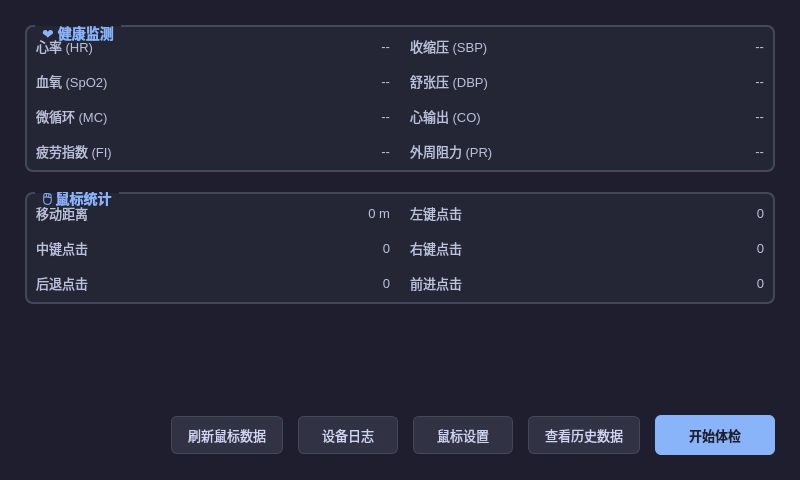
<?xml version="1.0" encoding="UTF-8"?>
<ui version="4.0">
 <class>MainWidget</class>
 <widget class="QWidget" name="MainWidget">
  <property name="geometry">
   <rect>
    <x>0</x>
    <y>0</y>
    <width>800</width>
    <height>480</height>
   </rect>
  </property>
  <property name="windowTitle">
   <string>CyMouse 数据查看工具 v1.0</string>
  </property>
  <property name="styleSheet">
   <string notr="true">
    QWidget {
        background-color: #1e1e2e;
        color: #cdd6f4;
        font-family: &quot;Segoe UI&quot;, &quot;Microsoft YaHei&quot;, sans-serif;
    }
    QGroupBox {
        border: 2px solid #45475a;
        border-radius: 8px;
        margin-top: 1.5em;
        font-weight: bold;
        color: #89b4fa;
        font-size: 14px;
        background-color: #252635;
    }
    QGroupBox::title {
        subcontrol-origin: margin;
        left: 10px;
        padding: 0 5px;
    }
    QLabel {
        color: #bac2de;
        font-size: 13px;
        background-color: transparent;
    }
    /* Value Labels Styling */
    QLabel#label_hr_value, QLabel#label_spo2_value, QLabel#label_mc_value, QLabel#label_fi_value,
    QLabel#label_sbp_value, QLabel#label_dbp_value, QLabel#label_co_value, QLabel#label_pr_value,
    QLabel#label_distance, QLabel#label_leftclick, QLabel#label_rightclick, QLabel#label_midclick,
    QLabel#label_backclick, QLabel#label_forwardclick {
        color: #a6e3a1;
        font-weight: bold;
        font-size: 16px;
        font-family: &quot;Consolas&quot;, &quot;Monaco&quot;, monospace;
    }
    QPushButton {
        background-color: #313244;
        border: 1px solid #45475a;
        border-radius: 6px;
        color: #cdd6f4;
        padding: 8px 16px;
        font-size: 13px;
    }
    QPushButton:hover {
        background-color: #45475a;
        border-color: #585b70;
    }
    QPushButton:pressed {
        background-color: #585b70;
    }
    QPushButton#btn_start {
        background-color: #89b4fa;
        color: #1e1e2e;
        font-weight: bold;
        border: none;
    }
    QPushButton#btn_start:hover {
        background-color: #b4befe;
    }
    QPushButton#btn_start:pressed {
        background-color: #74c7ec;
    }
   </string>
  </property>
  <layout class="QVBoxLayout" name="verticalLayout_main">
   <property name="spacing">
    <number>20</number>
   </property>
   <property name="leftMargin">
    <number>25</number>
   </property>
   <property name="topMargin">
    <number>25</number>
   </property>
   <property name="rightMargin">
    <number>25</number>
   </property>
   <property name="bottomMargin">
    <number>25</number>
   </property>
   
   <!-- Health Section -->
   <item>
    <widget class="QGroupBox" name="groupBox_health">
     <property name="title">
      <string>❤️ 健康监测</string>
     </property>
     <layout class="QGridLayout" name="gridLayout_health">
      <property name="verticalSpacing">
       <number>15</number>
      </property>
      <property name="horizontalSpacing">
       <number>20</number>
      </property>
      
      <!-- Row 0 -->
      <item row="0" column="0"><widget class="QLabel" name="label_hr_title"><property name="text"><string>心率 (HR)</string></property></widget></item>
      <item row="0" column="1"><widget class="QLabel" name="label_hr_value"><property name="text"><string>--</string></property><property name="alignment"><set>Qt::AlignRight|Qt::AlignVCenter</set></property></widget></item>
      <item row="0" column="2"><widget class="QLabel" name="label_sbp_title"><property name="text"><string>收缩压 (SBP)</string></property></widget></item>
      <item row="0" column="3"><widget class="QLabel" name="label_sbp_value"><property name="text"><string>--</string></property><property name="alignment"><set>Qt::AlignRight|Qt::AlignVCenter</set></property></widget></item>

      <!-- Row 1 -->
      <item row="1" column="0"><widget class="QLabel" name="label_spo2_title"><property name="text"><string>血氧 (SpO2)</string></property></widget></item>
      <item row="1" column="1"><widget class="QLabel" name="label_spo2_value"><property name="text"><string>--</string></property><property name="alignment"><set>Qt::AlignRight|Qt::AlignVCenter</set></property></widget></item>
      <item row="1" column="2"><widget class="QLabel" name="label_dbp_title"><property name="text"><string>舒张压 (DBP)</string></property></widget></item>
      <item row="1" column="3"><widget class="QLabel" name="label_dbp_value"><property name="text"><string>--</string></property><property name="alignment"><set>Qt::AlignRight|Qt::AlignVCenter</set></property></widget></item>

      <!-- Row 2 -->
      <item row="2" column="0"><widget class="QLabel" name="label_mc_title"><property name="text"><string>微循环 (MC)</string></property></widget></item>
      <item row="2" column="1"><widget class="QLabel" name="label_mc_value"><property name="text"><string>--</string></property><property name="alignment"><set>Qt::AlignRight|Qt::AlignVCenter</set></property></widget></item>
      <item row="2" column="2"><widget class="QLabel" name="label_co_title"><property name="text"><string>心输出 (CO)</string></property></widget></item>
      <item row="2" column="3"><widget class="QLabel" name="label_co_value"><property name="text"><string>--</string></property><property name="alignment"><set>Qt::AlignRight|Qt::AlignVCenter</set></property></widget></item>

      <!-- Row 3 -->
      <item row="3" column="0"><widget class="QLabel" name="label_fi_title"><property name="text"><string>疲劳指数 (FI)</string></property></widget></item>
      <item row="3" column="1"><widget class="QLabel" name="label_fi_value"><property name="text"><string>--</string></property><property name="alignment"><set>Qt::AlignRight|Qt::AlignVCenter</set></property></widget></item>
      <item row="3" column="2"><widget class="QLabel" name="label_pr_title"><property name="text"><string>外周阻力 (PR)</string></property></widget></item>
      <item row="3" column="3"><widget class="QLabel" name="label_pr_value"><property name="text"><string>--</string></property><property name="alignment"><set>Qt::AlignRight|Qt::AlignVCenter</set></property></widget></item>
     </layout>
    </widget>
   </item>

   <!-- Mouse Section -->
   <item>
    <widget class="QGroupBox" name="groupBox_mouse">
     <property name="title">
      <string>🖱️ 鼠标统计</string>
     </property>
     <layout class="QGridLayout" name="gridLayout_mouse">
      <property name="verticalSpacing">
       <number>15</number>
      </property>
      <property name="horizontalSpacing">
       <number>20</number>
      </property>
      <item row="0" column="0"><widget class="QLabel" name="label"><property name="text"><string>移动距离</string></property></widget></item>
      <item row="0" column="1"><widget class="QLabel" name="label_distance"><property name="text"><string>0 m</string></property><property name="alignment"><set>Qt::AlignRight|Qt::AlignVCenter</set></property></widget></item>
      
      <item row="0" column="2"><widget class="QLabel" name="label_3"><property name="text"><string>左键点击</string></property></widget></item>
      <item row="0" column="3"><widget class="QLabel" name="label_leftclick"><property name="text"><string>0</string></property><property name="alignment"><set>Qt::AlignRight|Qt::AlignVCenter</set></property></widget></item>

      <item row="1" column="0"><widget class="QLabel" name="label_7"><property name="text"><string>中键点击</string></property></widget></item>
      <item row="1" column="1"><widget class="QLabel" name="label_midclick"><property name="text"><string>0</string></property><property name="alignment"><set>Qt::AlignRight|Qt::AlignVCenter</set></property></widget></item>

      <item row="1" column="2"><widget class="QLabel" name="label_5"><property name="text"><string>右键点击</string></property></widget></item>
      <item row="1" column="3"><widget class="QLabel" name="label_rightclick"><property name="text"><string>0</string></property><property name="alignment"><set>Qt::AlignRight|Qt::AlignVCenter</set></property></widget></item>

      <item row="2" column="0"><widget class="QLabel" name="label_backclick_title"><property name="text"><string>后退点击</string></property></widget></item>
      <item row="2" column="1"><widget class="QLabel" name="label_backclick"><property name="text"><string>0</string></property><property name="alignment"><set>Qt::AlignRight|Qt::AlignVCenter</set></property></widget></item>

      <item row="2" column="2"><widget class="QLabel" name="label_forwardclick_title"><property name="text"><string>前进点击</string></property></widget></item>
      <item row="2" column="3"><widget class="QLabel" name="label_forwardclick"><property name="text"><string>0</string></property><property name="alignment"><set>Qt::AlignRight|Qt::AlignVCenter</set></property></widget></item>
     </layout>
    </widget>
   </item>

   <!-- Spacer to push buttons to bottom -->
   <item>
    <spacer name="verticalSpacer">
     <property name="orientation">
      <enum>Qt::Vertical</enum>
     </property>
     <property name="sizeHint" stdset="0">
      <size>
       <width>20</width>
       <height>40</height>
      </size>
     </property>
    </spacer>
   </item>

   <!-- Buttons Section -->
   <item>
    <layout class="QHBoxLayout" name="horizontalLayout_buttons">
     <property name="spacing">
      <number>15</number>
     </property>
     <item>
      <spacer name="horizontalSpacer">
       <property name="orientation">
        <enum>Qt::Horizontal</enum>
       </property>
       <property name="sizeHint" stdset="0">
        <size>
         <width>40</width>
         <height>20</height>
        </size>
       </property>
      </spacer>
     </item>
     <item>
      <widget class="QPushButton" name="btn_mousedata">
       <property name="text">
        <string>刷新鼠标数据</string>
       </property>
       <property name="cursor">
        <cursorShape>PointingHandCursor</cursorShape>
       </property>
       <property name="minimumSize">
        <size>
         <width>100</width>
         <height>36</height>
        </size>
       </property>
      </widget>
     </item>
     <item>
      <widget class="QPushButton" name="btn_device_log">
       <property name="text">
        <string>设备日志</string>
       </property>
       <property name="cursor">
        <cursorShape>PointingHandCursor</cursorShape>
       </property>
       <property name="minimumSize">
        <size>
         <width>100</width>
         <height>36</height>
        </size>
       </property>
      </widget>
     </item>
     <item>
      <widget class="QPushButton" name="btn_settings">
       <property name="text">
        <string>鼠标设置</string>
       </property>
       <property name="cursor">
        <cursorShape>PointingHandCursor</cursorShape>
       </property>
       <property name="minimumSize">
        <size>
         <width>100</width>
         <height>36</height>
        </size>
       </property>
      </widget>
     </item>
     <item>
      <widget class="QPushButton" name="btn_history">
       <property name="text">
        <string>查看历史数据</string>
       </property>
       <property name="cursor">
        <cursorShape>PointingHandCursor</cursorShape>
       </property>
       <property name="minimumSize">
        <size>
         <width>100</width>
         <height>36</height>
        </size>
       </property>
      </widget>
     </item>
     <item>
      <widget class="QPushButton" name="btn_start">
       <property name="text">
        <string>开始体检</string>
       </property>
       <property name="cursor">
        <cursorShape>PointingHandCursor</cursorShape>
       </property>
       <property name="minimumSize">
        <size>
         <width>120</width>
         <height>40</height>
        </size>
       </property>
      </widget>
     </item>
    </layout>
   </item>
  </layout>
 </widget>
 <resources/>
 <connections/>
</ui>
